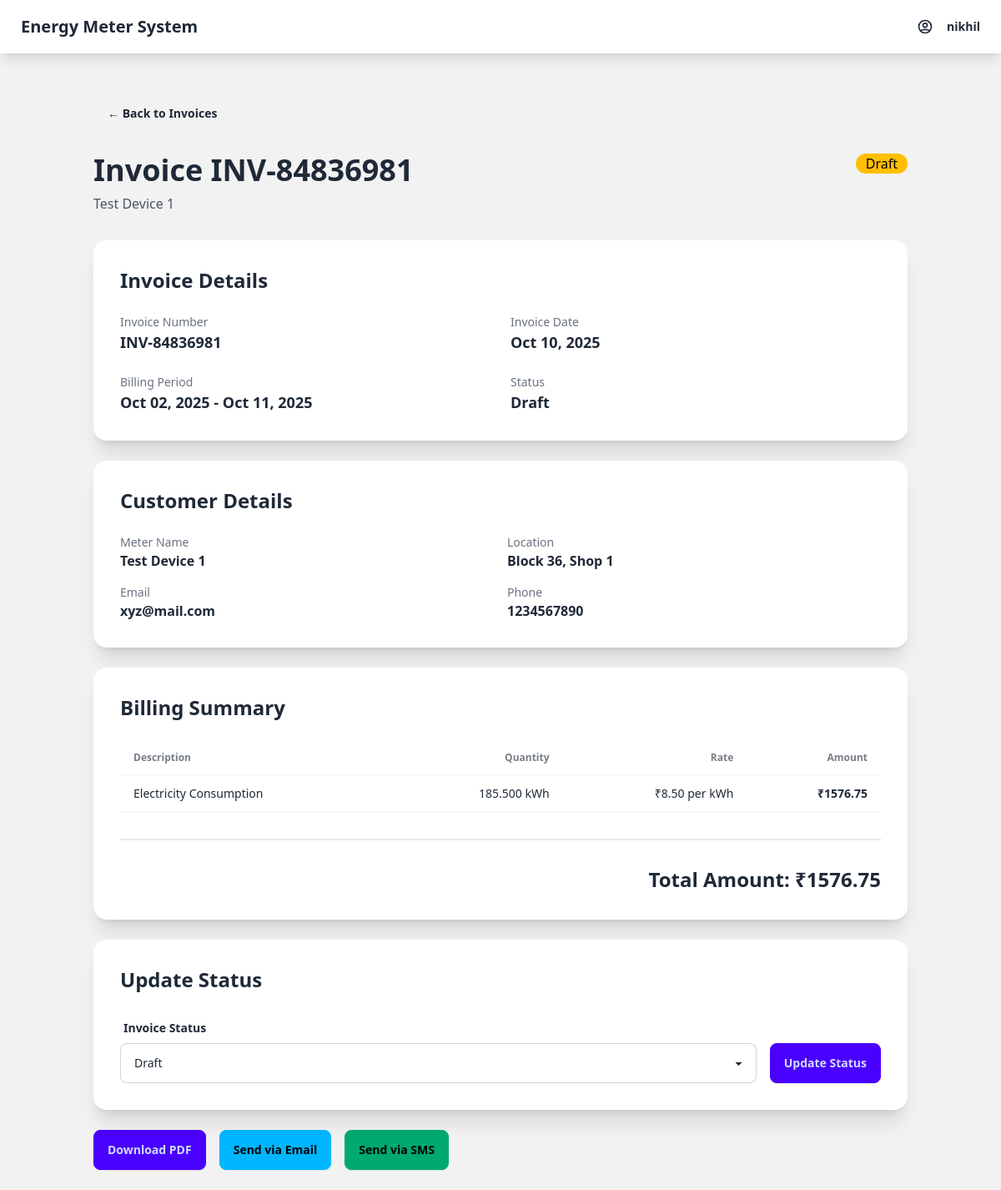
Page /billing/invoice/1/ (signed in) on the earlier database version.
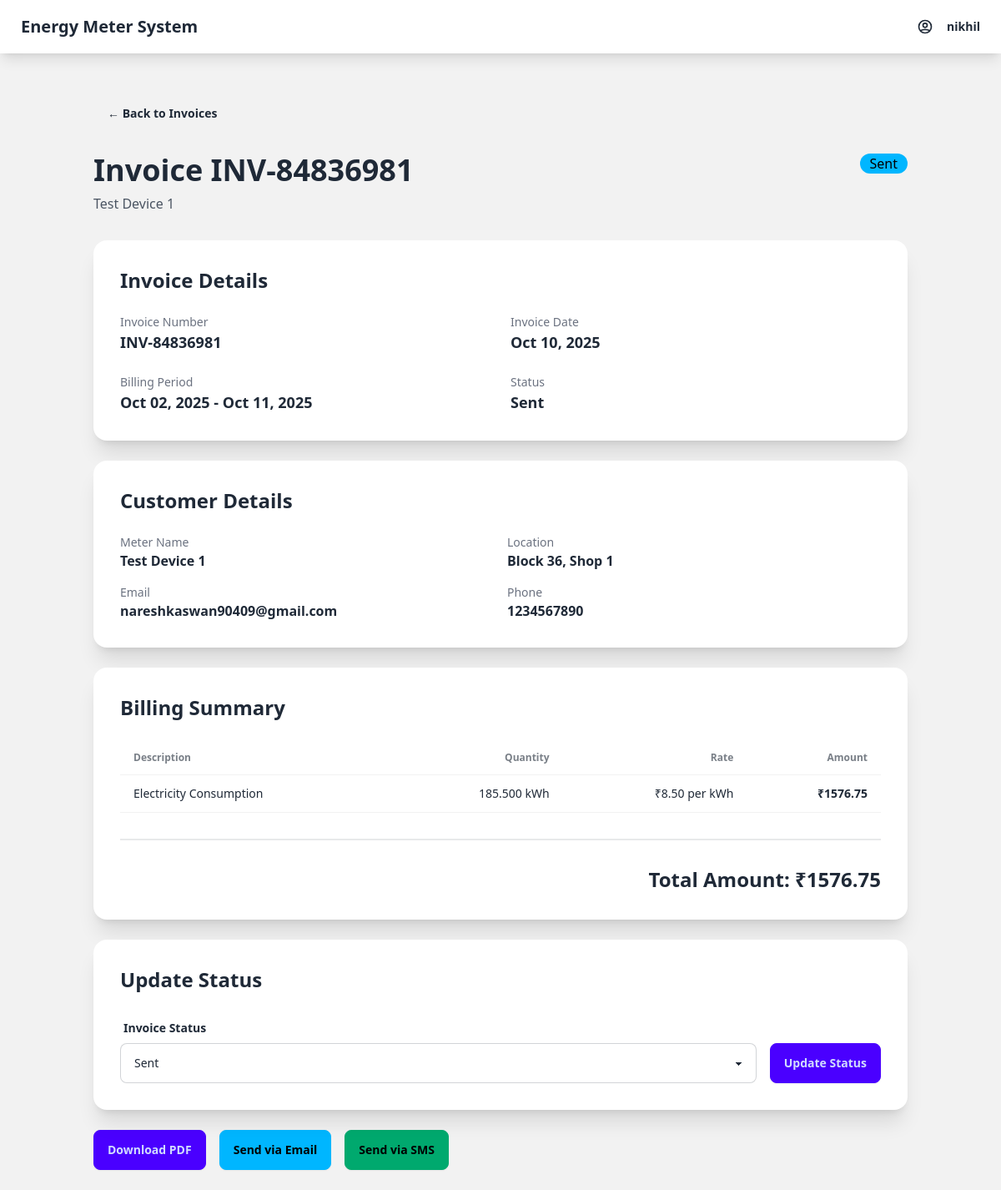
Same page on the later database version.
### billing/models.py (models this page shows, shortened)
class Invoice(models.Model):
    STATUS_CHOICES = [
        ('draft', 'Draft'),
        ('sent', 'Sent'),
        ('paid', 'Paid'),
        ('overdue', 'Overdue'),
    ]
    meter = models.ForeignKey(Meter, on_delete=models.CASCADE, related_name='invoices')
    invoice_number = models.CharField(max_length=50, unique=True)
    billing_period_start = models.DateField()
    billing_period_end = models.DateField()
    total_kwh = models.DecimalField(max_digits=10, decimal_places=3)
    rate_per_kwh = models.DecimalField(max_digits=6, decimal_places=2)
    total_amount = models.DecimalField(max_digits=10, decimal_places=2)
    status = models.CharField(max_length=20, choices=STATUS_CHOICES, default='draft')
    created_at = models.DateTimeField(default=timezone.now)
    sent_at = models.DateTimeField(null=True, blank=True)
    notes = models.TextField(blank=True)
    class Meta:
        ordering = ['-created_at']

### meters/models.py (models this page shows, shortened)
class Meter(models.Model):
    device_id = models.CharField(max_length=100, unique=True)
    name = models.CharField(max_length=200)
    is_active = models.BooleanField(default=True)
    location = models.CharField(max_length=300, blank=True)
    contact_email = models.EmailField(blank=True)
    contact_phone = models.CharField(max_length=20, blank=True)
    description = models.TextField(blank=True)
    created_at = models.DateTimeField(default=timezone.now)
    updated_at = models.DateTimeField(auto_now=True)

### billing/views.py (the view)
# urls.py: path('invoice/<int:invoice_id>/', views.invoice_detail, name='invoice_detail'),
@login_required
def invoice_detail(request, invoice_id):
    invoice = get_object_or_404(Invoice, id=invoice_id)
    context = {
        'invoice': invoice,
    }
    return render(request, 'billing/invoice_detail.html', context)

### billing/templates/billing/invoice_detail.html (shortened to what the changed rows need)
{% extends 'dashboard/base.html' %}
{% block content %}
<div class="container mx-auto p-6">
    <div class="flex justify-between items-start mb-8">
        <div>
            <h1 class="text-4xl font-bold mb-2">Invoice {{ invoice.invoice_number }}</h1>
            <p class="text-gray-600">{{ invoice.meter.name }}</p>
        </div>
        <div>
            {% if invoice.status == 'paid' %}
                <span class="badge badge-success badge-lg">Paid</span>
            {% elif invoice.status == 'sent' %}
                <span class="badge badge-info badge-lg">Sent</span>
            {% elif invoice.status == 'overdue' %}
                <span class="badge badge-error badge-lg">Overdue</span>
            {% else %}
                <span class="badge badge-warning badge-lg">Draft</span>
            {% endif %}
        </div>
    </div>
    <div class="card bg-base-100 shadow-xl mb-6">
        <div class="card-body">
            <h2 class="card-title text-2xl mb-4">Invoice Details</h2>
            <div class="grid grid-cols-1 md:grid-cols-2 gap-6">
                <div>
                    <p class="text-sm text-gray-500">Invoice Number</p>
                    <p class="font-semibold text-lg">{{ invoice.invoice_number }}</p>
                </div>
                <div>
                    <p class="text-sm text-gray-500">Invoice Date</p>
                    <p class="font-semibold text-lg">{{ invoice.created_at|date:"M d, Y" }}</p>
                </div>
                <div>
                    <p class="text-sm text-gray-500">Billing Period</p>
                    <p class="font-semibold text-lg">
                        {{ invoice.billing_period_start|date:"M d, Y" }} - {{ invoice.billing_period_end|date:"M d, Y" }}
                    </p>
                </div>
                <div>
                    <p class="text-sm text-gray-500">Status</p>
                    <p class="font-semibold text-lg">{{ invoice.get_status_display }}</p>
                </div>
            </div>
        </div>
    </div>
    <div class="card bg-base-100 shadow-xl mb-6">
        <div class="card-body">
            <h2 class="card-title text-2xl mb-4">Customer Details</h2>
            <div class="grid grid-cols-1 md:grid-cols-2 gap-4">
                <div>
                    <p class="text-sm text-gray-500">Meter Name</p>
                    <p class="font-semibold">{{ invoice.meter.name }}</p>
                </div>
                <div>
                    <p class="text-sm text-gray-500">Location</p>
                    <p class="font-semibold">{{ invoice.meter.location|default:"N/A" }}</p>
                </div>
                <div>
                    <p class="text-sm text-gray-500">Email</p>
                    <p class="font-semibold">{{ invoice.meter.contact_email|default:"N/A" }}</p>
                </div>
                <div>
                    <p class="text-sm text-gray-500">Phone</p>
                    <p class="font-semibold">{{ invoice.meter.contact_phone|default:"N/A" }}</p>
                </div>
            </div>
        </div>
    </div>
    <div class="card bg-base-100 shadow-xl mb-6">
        <div class="card-body">
            <h2 class="card-title text-2xl mb-4">Billing Summary</h2>
            <div class="overflow-x-auto">
                <table class="table">
                    <thead>
                        <tr>
                            <th>Description</th>
                            <th class="text-right">Quantity</th>
                            <th class="text-right">Rate</th>
                            <th class="text-right">Amount</th>
                        </tr>
                    </thead>
                    <tbody>
                        <tr>
                            <td>Electricity Consumption</td>
                            <td class="text-right">{{ invoice.total_kwh }} kWh</td>
                            <td class="text-right">₹{{ invoice.rate_per_kwh }} per kWh</td>
                            <td class="text-right font-semibold">₹{{ invoice.total_amount }}</td>
                        </tr>
                    </tbody>
                </table>
            </div>
            <div class="flex justify-end">
                <div class="text-right">
                    <p class="text-2xl font-bold">Total Amount: ₹{{ invoice.total_amount }}</p>
                </div>
            </div>
        </div>
    </div>
    <div class="card bg-base-100 shadow-xl mb-6">
        <div class="card-body">
            <h2 class="card-title text-2xl mb-4">Update Status</h2>
            <form method="POST" action="{% url 'billing:update_status' invoice.id %}">
                <div class="flex gap-4 items-end">
                    <div class="form-control flex-1">
                        <label class="label">
                            <span class="label-text font-semibold">Invoice Status</span>
                        </label>
                        <select name="status" class="select select-bordered">
                            <option value="draft" {% if invoice.status == 'draft' %}selected{% endif %}>Draft</option>
                            <option value="sent" {% if invoice.status == 'sent' %}selected{% endif %}>Sent</option>
                        </select>
                    </div>
                </div>
            </form>
        </div>
    </div>
</div>
{% endblock %}

Differences in the rows shown:
changed Invoice "INV-84836981": status "Draft" → "Sent"; meter.contact_email "xyz@mail.com" → "nareshkaswan90409@gmail.com"
Other differences:
text no longer shown: "Draft"
text now shown: "Sent"
